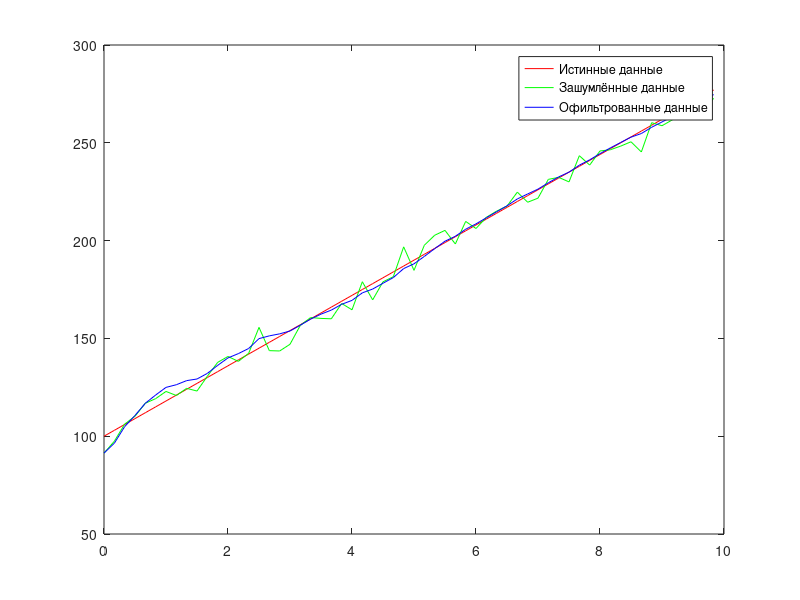

Write the MATLAB code that produced this figure.
Fk = [1.0,1.0; 0.0, 1.0];
Bk = [0.0; 1.0];

Qk = 0.001*eye(2);

Rk = 25.0;

Hk = [1.0,0.0];


mu = 0;
sigma = 5;

truth = 100 + 3.0*(0:59);

nk = normrnd(mu,sigma,1,length(truth));

zk = truth + nk;

xk = [zk(1);0.0];

uk = 0.0;

Pk = [25.0,0; 0.0, 100.0];

err = [xk(1)];

for measurement  = zk(2:end)
  xk = Fk * xk + Bk * uk;
  Pk = Fk * Pk * Fk.' + Qk;

  yk = measurement  - Hk*xk;

  Sk = Hk*Pk*Hk.' + Rk;

  Kk = Pk*Hk.'* inv(Sk);

  xk = xk + Kk*yk;

  Pk = (eye(2) - Kk*Hk)*Pk;

  err = [err,xk(1)];

endfor
fprintf("Detection error: %.2f px\n", sqrt(mean((zk - truth) .^ 2)));
fprintf("Kalman error: %.2f px\n", sqrt(mean((err - truth) .^ 2)));
fprintf("Estimated velocity: %.2f px/frame\n", xk(2));


tk = 1/6*(0:59);

plot(tk,truth,"r-;Истинные данные;",tk, zk, "g-;Зашумлённые данные;",tk,err, "b-;Офильтрованные данные;");
